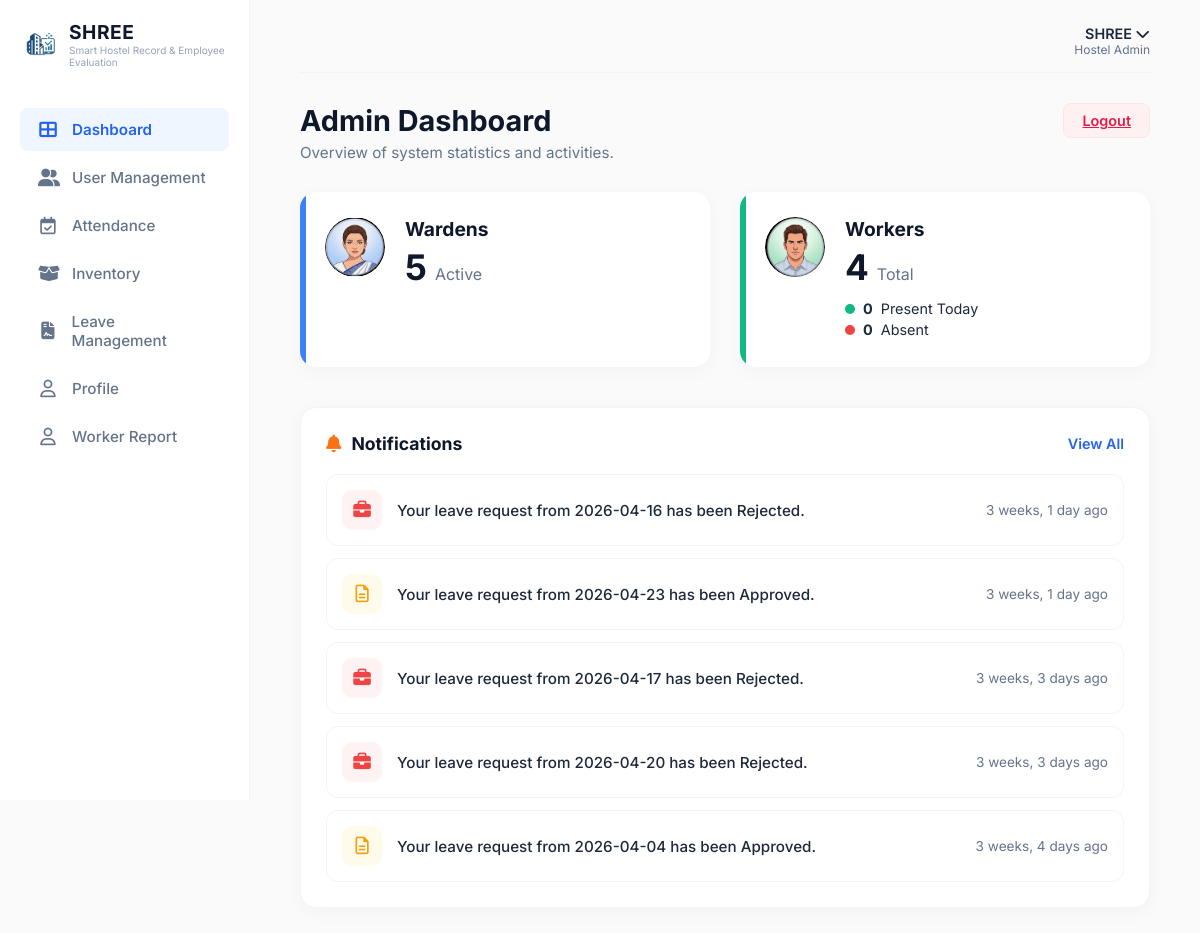
Screenshot of /Shree-admin/dashboard/ (signed in) with the database file from the repository.
### accounts/models.py (models this page shows, shortened)
class Notification(models.Model):
    TYPE_CHOICES = (
        ('alert', 'Alert / Absent'),
        ('leave', 'Leave Status'),
        ('user', 'New User Registration'),
        ('finance', 'Salary / Finance'),
    )
    recipient = models.ForeignKey(User, on_delete=models.CASCADE, related_name='notifications', null=True, blank=True)
    message = models.CharField(max_length=255)
    noti_type = models.CharField(max_length=20, choices=TYPE_CHOICES, default='user')
    created_at = models.DateTimeField(auto_now_add=True)
    is_read = models.BooleanField(default=False)

### Shree1/views.py (the view)
# urls.py: path('Shree-admin/dashboard/', views.admin_dashboard, name='admin_dashboard'),
@login_required
@never_cache
def admin_dashboard(request):
    warden_count = UniversityID.objects.filter(role__iexact='warden').count()
    worker_count = UniversityID.objects.filter(role__iexact='worker').count()
    today = timezone.now().date()
    present_workers = Attendance.objects.filter(date=today, status__iexact='Present').count()
    absent_workers = Attendance.objects.filter(date=today, status__iexact='Absent').count()
    recent_notifications = Notification.objects.filter(
        recipient=request.user
    ).order_by('-created_at')[:5]
    context = {
        'admin_name': request.user.username if request.user.is_authenticated else 'Admin',
        'warden_count': warden_count,
        'worker_count': worker_count,
        'present_workers': present_workers,
        'absent_workers': absent_workers,
        'recent_notifications': recent_notifications,
    }
    return render(request, 'Shree1/dashboardAdmin.html', context)

### templates/Shree1/dashboardAdmin.html (shortened to what this page needs)
{% load static %}
<!doctype html>
<html lang="en">
  <head>
    <link
      rel="stylesheet"
      href="{% static 'Shree1/css/dashboardAdmin.css' %}"
    />
    <link
      rel="stylesheet"
      href="https://cdnjs.cloudflare.com/ajax/libs/font-awesome/6.4.0/css/all.min.css"
    />
  </head>
  <body>
    <div class="container">
      <aside class="sidebar">
        <div class="logo-section">
          <img src="{% static 'Shree1/images/logo_img.jpeg' %}" alt="SHREE Logo" class="nav-logo-file" style="width: 48px; height: 48px; border-radius: 10px; object-fit: contain;" />
          <div>
            <h2 class="logo-name">SHREE</h2>
            <p style="font-size: 10px; color: #94a3b8">Smart Hostel Record & Employee Evaluation</p>
          </div>
        </div>
        <nav class="nav-menu">
          <a href="{% url 'admin_dashboard' %}" class="nav-item active">
            <i class="fa-solid fa-table-cells-large"></i> Dashboard
          </a>
          <a href="{% url 'admin_user_management' %}" class="nav-item">
            <i class="fa-solid fa-user-group"></i> User Management
          </a>
          <a href="{% url 'admin_attendance' %}" class="nav-item">
            <i class="fa-regular fa-calendar-check"></i> Attendance
          </a>
          <a href="{% url 'admin_inventory' %}" class="nav-item">
            <i class="fa-solid fa-box-open"></i> Inventory
          </a>
          <a href="{% url 'admin_leave_Management' %}" class="nav-item">
            <i class="fa-solid fa-file-contract"></i> Leave Management
          </a>
          <a href="{% url 'admin_profile' %}" class="nav-item">
            <i class="fa-regular fa-user"></i> Profile
          </a>
          <a href="{% url 'worker_report' %}" class="nav-item">
            <i class="fa-regular fa-user"></i> Worker Report
          </a>
        </nav>
      </aside>
      <main class="main-content">
        <header class="top-header">
          <div class="header-right">
            <div class="user-profile">
              <div class="user-info">
                <span class="user-name"
                  >SHREE
                  <i class="fa-solid fa-chevron-down text-xs"></i
                ></span>
                <span class="user-role">Hostel Admin</span>
              </div>
            </div>
          </div>
        </header>
        <div class="dashboard-header-row">
          <div class="intro-text">
            <h1>Admin Dashboard</h1>
            <p>Overview of system statistics and activities.</p>
          </div>
          <div class="logout-container">
    <a href="javascript:void(0)" class="logout-btn" onclick="logoutUser()">
         Logout
    </a>
</div>
        </div>
        <div class="main-stats-grid">
          <div class="big-stat-card border-blue">
            <div class="card-content">
              <div class="avatar-circle bg-blue-light">
                <img
                  src="{% static 'Shree1/images/warden_logo.jpeg' %}"
                  alt="Warden"
                  class="avatar-img"
                />
              </div>
              <div class="stat-details">
                <h3>Wardens</h3>
                <div class="count-row">
                  <h2>{{ warden_count|default:"0" }}</h2>
                  <span>Active</span>
                </div>
              </div>
            </div>
          </div>
          <div class="big-stat-card border-green">
            <div class="card-content">
              <div class="avatar-circle bg-green-light">
                <img
                  src="{% static 'Shree1/images/worker_logo.jpeg' %}"
                  alt="Worker"
                  class="avatar-img"
                />
              </div>
              <div class="stat-details">
                <h3>Workers</h3>
                <div class="count-row">
                  <h2>{{ worker_count|default:"0" }}</h2>
                  <span>Total</span>
                </div>
                <div class="attendance-dots">
                  <p>
                    <span class="dot green"></span>
                    <strong>{{ present_workers|default:"0" }}</strong> Present
                    Today
                  </p>
                  <p>
                    <span class="dot red"></span>
                    <strong>{{ absent_workers|default:"0" }}</strong> Absent
                  </p>
                </div>
              </div>
            </div>
          </div>
        </div>
        <div class="notifications-panel">
          <div class="panel-header">
            <h3><i class="fa-solid fa-bell text-orange"></i> Notifications</h3>
            <a href="#" class="view-all-link">View All</a>
          </div>
          <div class="notification-list">
            {% for note in recent_notifications %}
            <div class="noti-item">
              {% if note.noti_type == 'alert' %}
              <div class="noti-icon bg-red-light text-red">
                <i class="fa-solid fa-briefcase"></i>
              </div>
              {% elif note.noti_type == 'leave' %}
              <div class="noti-icon bg-yellow-light text-yellow">
                <i class="fa-regular fa-file-lines"></i>
              </div>
              {% elif note.noti_type == 'finance' %}
              <div class="noti-icon bg-green-light text-green">
                <i class="fa-solid fa-indian-rupee-sign"></i>
              </div>
              {% else %}
              <div class="noti-icon bg-blue-light text-blue">
                <i class="fa-solid fa-user-group"></i>
              </div>
              {% endif %}
              <p class="noti-text">{{ note.message }}</p>
              <span class="noti-time">{{ note.created_at|timesince }} ago</span>
            </div>
            {% endfor %}
          </div>
        </div>
      </main>
    </div>
  </body>
</html>

### rows the page displays
Notification: noti_type "alert" (drawn), message "Your leave request from 2026-04-16 has been Rejected.", created_at "3 weeks, 1 day"
Notification: noti_type "leave" (drawn), message "Your leave request from 2026-04-23 has been Approved.", created_at "3 weeks, 1 day"
Notification: noti_type "alert" (drawn), message "Your leave request from 2026-04-17 has been Rejected.", created_at "3 weeks, 3 days"
Notification: noti_type "alert" (drawn), message "Your leave request from 2026-04-20 has been Rejected.", created_at "3 weeks, 3 days"
Notification: noti_type "leave" (drawn), message "Your leave request from 2026-04-04 has been Approved.", created_at "3 weeks, 4 days"

### other values shown
{{ warden_count|default:"0" }} "5"
{{ worker_count|default:"0" }} "4"
{{ present_workers|default:"0" }} "0"
{{ absent_workers|default:"0" }} "0"
